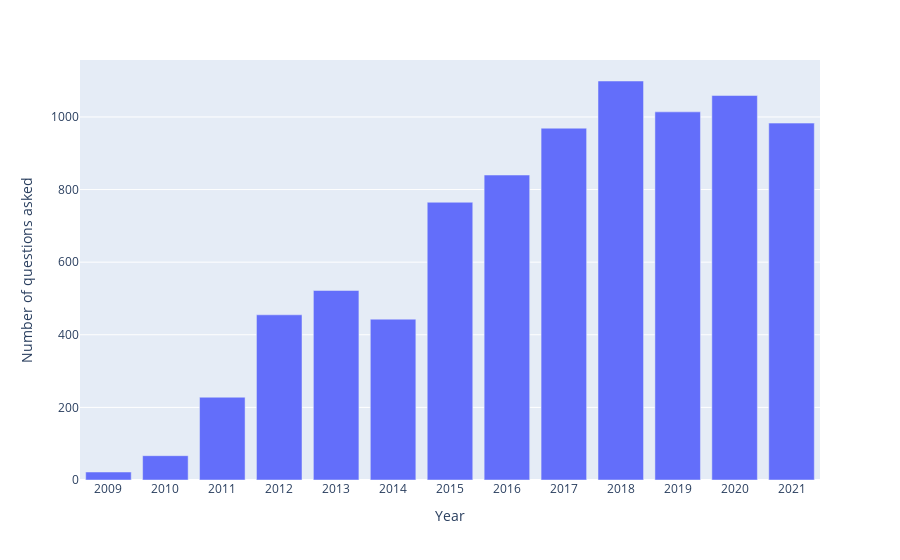

Source (notebook cell):
### Code cell
years_view(df_sql)

### Figure 1 — Plotly figure (JSON) as saved in the notebook; plotly's stock layout.template omitted (floating-point values rounded to 4 significant figures)
{"data": [{"alignmentgroup": "True", "hovertemplate": "Year=%{x}<br>Number of questions asked=%{y}<extra></extra>", "legendgroup": "", "marker": {"color": "#636efa", "pattern": {"shape": ""}}, "name": "", "offsetgroup": "", "orientation": "v", "showlegend": false, "textposition": "auto", "type": "bar", "x": [2009, 2010, 2011, 2012, 2013, 2014, 2015, 2016, 2017, 2018, 2019, 2020, 2021], "xaxis": "x", "y": [22, 67, 228, 455, 522, 443, 765, 840, 969, 1099, 1014, 1059, 983], "yaxis": "y"}], "layout": {"barmode": "relative", "legend": {"tracegroupgap": 0}, "margin": {"t": 60}, "xaxis": {"anchor": "y", "domain": [0, 1], "dtick": 1, "title": {"text": "Year"}}, "yaxis": {"anchor": "x", "domain": [0, 1], "title": {"text": "Number of questions asked"}}}}
